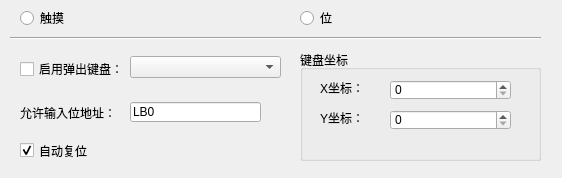
<?xml version="1.0" encoding="UTF-8"?>
<ui version="4.0">
 <class>QValueDateInputDlg</class>
 <widget class="QWidget" name="QValueDateInputDlg">
  <property name="geometry">
   <rect>
    <x>0</x>
    <y>0</y>
    <width>562</width>
    <height>178</height>
   </rect>
  </property>
  <property name="windowTitle">
   <string>Form</string>
  </property>
  <widget class="QRadioButton" name="m_touchradioBtn">
   <property name="geometry">
    <rect>
     <x>20</x>
     <y>10</y>
     <width>89</width>
     <height>16</height>
    </rect>
   </property>
   <property name="text">
    <string>触摸</string>
   </property>
  </widget>
  <widget class="QRadioButton" name="m_BitradioBtn">
   <property name="geometry">
    <rect>
     <x>300</x>
     <y>10</y>
     <width>89</width>
     <height>16</height>
    </rect>
   </property>
   <property name="text">
    <string>位</string>
   </property>
  </widget>
  <widget class="QCheckBox" name="m_PouupckBox">
   <property name="geometry">
    <rect>
     <x>20</x>
     <y>61</y>
     <width>101</width>
     <height>16</height>
    </rect>
   </property>
   <property name="text">
    <string>启用弹出键盘：</string>
   </property>
  </widget>
  <widget class="Line" name="line">
   <property name="geometry">
    <rect>
     <x>10</x>
     <y>30</y>
     <width>531</width>
     <height>16</height>
    </rect>
   </property>
   <property name="orientation">
    <enum>Qt::Horizontal</enum>
   </property>
  </widget>
  <widget class="QLabel" name="m_allowinputbitlabel">
   <property name="geometry">
    <rect>
     <x>20</x>
     <y>102</y>
     <width>101</width>
     <height>21</height>
    </rect>
   </property>
   <property name="text">
    <string>允许输入位地址：</string>
   </property>
  </widget>
  <widget class="QPushButton" name="Monitor_Address_EntryBtn">
   <property name="geometry">
    <rect>
     <x>260</x>
     <y>100</y>
     <width>21</width>
     <height>23</height>
    </rect>
   </property>
   <property name="focusPolicy">
    <enum>Qt::NoFocus</enum>
   </property>
   <property name="text">
    <string/>
   </property>
   <property name="icon">
    <iconset resource="../../resourse.qrc">
     <normaloff>:/addressintput/images/address.bmp</normaloff>:/addressintput/images/address.bmp</iconset>
   </property>
   <property name="autoRepeat">
    <bool>false</bool>
   </property>
   <property name="autoDefault">
    <bool>true</bool>
   </property>
   <property name="flat">
    <bool>true</bool>
   </property>
  </widget>
  <widget class="QLineEdit" name="m_AllowInputBitlineEdit">
   <property name="geometry">
    <rect>
     <x>130</x>
     <y>102</y>
     <width>131</width>
     <height>20</height>
    </rect>
   </property>
   <property name="text">
    <string>LB0</string>
   </property>
  </widget>
  <widget class="QComboBox" name="m_keyspBox">
   <property name="geometry">
    <rect>
     <x>130</x>
     <y>56</y>
     <width>151</width>
     <height>22</height>
    </rect>
   </property>
  </widget>
  <widget class="QGroupBox" name="m_KeygroupBox">
   <property name="geometry">
    <rect>
     <x>300</x>
     <y>50</y>
     <width>241</width>
     <height>111</height>
    </rect>
   </property>
   <property name="title">
    <string>键盘坐标</string>
   </property>
   <widget class="QSpinBox" name="m_xKeyspinBox">
    <property name="geometry">
     <rect>
      <x>90</x>
      <y>30</y>
      <width>121</width>
      <height>20</height>
     </rect>
    </property>
   </widget>
   <widget class="QLabel" name="label">
    <property name="geometry">
     <rect>
      <x>20</x>
      <y>30</y>
      <width>61</width>
      <height>16</height>
     </rect>
    </property>
    <property name="text">
     <string>X坐标：</string>
    </property>
   </widget>
   <widget class="QLabel" name="label_2">
    <property name="geometry">
     <rect>
      <x>20</x>
      <y>60</y>
      <width>61</width>
      <height>16</height>
     </rect>
    </property>
    <property name="text">
     <string>Y坐标：</string>
    </property>
   </widget>
   <widget class="QSpinBox" name="m_yKeyspinBox">
    <property name="geometry">
     <rect>
      <x>90</x>
      <y>60</y>
      <width>121</width>
      <height>20</height>
     </rect>
    </property>
   </widget>
  </widget>
  <widget class="QCheckBox" name="m_AutoChangeBitckBox">
   <property name="geometry">
    <rect>
     <x>20</x>
     <y>140</y>
     <width>151</width>
     <height>21</height>
    </rect>
   </property>
   <property name="text">
    <string>自动复位</string>
   </property>
   <property name="checked">
    <bool>true</bool>
   </property>
  </widget>
 </widget>
 <resources>
  <include location="../../resourse.qrc"/>
 </resources>
 <connections/>
</ui>
